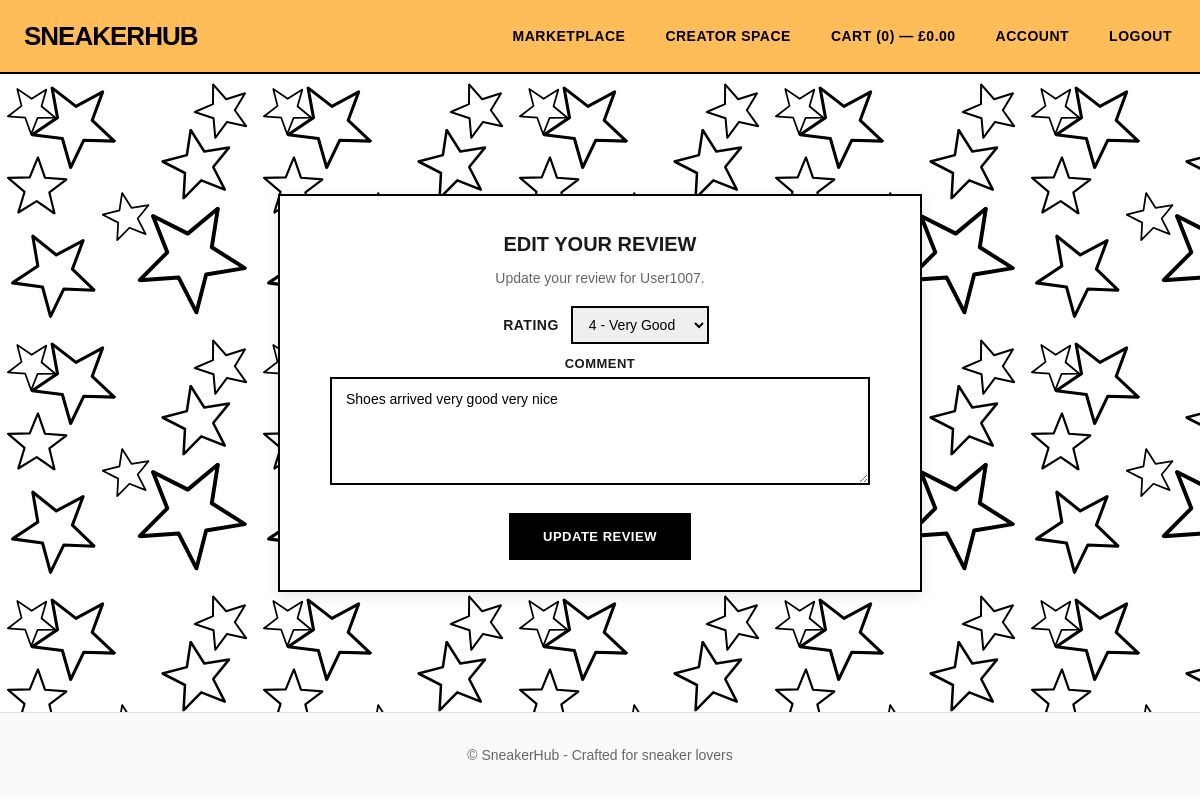
Page /reviews/edit/1/ (signed in) on the committed database.
### reviews/models.py (models this page shows, shortened)
class Review(models.Model):
    reviewed_user = models.ForeignKey('auth.User', on_delete=models.CASCADE)
    reviewer_id = models.ForeignKey('auth.User', on_delete=models.CASCADE, related_name='reviews_made')
    rating = models.PositiveIntegerField()
    comment = models.TextField()
    created_at = models.DateTimeField(auto_now_add=True)
    updated_at = models.DateTimeField(auto_now=True)

### reviews/views.py (the view)
# urls.py: path('edit/<int:review_id>/', views.editReviewView, name='edit_review'),
@login_required
def editReviewView(request, review_id):
    review = Review.objects.get(id=review_id)
    if request.method == 'POST':
        rating = request.POST.get('rating')
        comment = request.POST.get('comment')
        review.rating = rating
        review.comment = comment
        review.save()
        return redirect('publicprofile:public_profile', profile_user=review.reviewed_user.id)
    else:
        context = {
            'review': review,
        }
        return render(request, 'reviews/edit_review.html', context)

### cart/context_processors.py (called while the page is built, shortened)
def cart_totals(request):
    cart = request.session.get('cart', {})
    count = 0
    total = 0.0
    return {'cart': {'count': count, 'total': total}}

### reviews/templates/reviews/edit_review.html (shortened to what this page needs)
{% extends "base.html" %}
{% block content %}
<section class="edit-review-section">
    <div class="container">
        <div class="edit-review-card">
            <div class="edit-review-card-heading">
                <h1>Edit Your Review</h1>
                <p class="muted">Update your review for {{ review.reviewed_user.username|title }}.</p>
            </div>
            <form method="post" action="{% url 'reviews:edit_review' review.id %}" class="edit-review-form">
                <div class="form-group-rating">
                    <label for="rating">Rating</label>
                    <select name="rating" id="rating" required>
                        <option value="4" {% if review.rating == 4 %}selected{% endif %}>4 - Very Good</option>
                    </select>
                </div>
                <div class="form-group">
                    <label for="comment">Comment</label>
                    <textarea name="comment" id="comment" rows="5" required>{{ review.comment }}</textarea>
                </div>
                <button type="submit" class="btn-primary btn-large">Update Review</button>
            </form>
        </div>
    </div>
</section>
<footer class="site-footer" style="margin-top: 0px;">
    <div class="footer-inner">
        <p>&copy; {{ now.year }} SneakerHub - Crafted for sneaker lovers</p>
    </div>
</footer>
{% endblock %}

### static/css/styles.css (style rules this page uses)
body { margin: 0; font-family: Arial, sans-serif; background: white; color: #1a1a1a; }
.container { width: 100%; max-width: 1900px; margin: 0 auto; }
.site-footer { border-top: 1px solid #e5e5e5; background: #fafafa; margin-top: 48px; }
.footer-inner { padding: 20px 0; font-size: 14px; color: #666; text-align: center; }
.btn-primary { display: inline-block; background: #000; color: #fff; padding: 14px 32px; border-radius: 0; text-decoration: none; font-weight: 900; border: 2px solid #000; cursor: pointer; text-transform: uppercase; letter-spacing: 0.5px; font-size: 13px; transition: all 0.3s ease; margin-bottom: 10px; }
.add-review-section, .edit-review-section { text-align: center; background-image: url('../images/reviewbgtile.svg'); background-repeat: repeat; padding: 100px 20px; }
.add-review-card, .edit-review-card { border: 2px solid #000; border-radius: 0; padding: 20px; background: #fff; max-width: 600px; margin: 20px auto 20px auto; box-shadow: 0 4px 16px rgba(0,0,0,0.1); }
.add-review-card-heading h1, .edit-review-card-heading h1 { font-size: 20px; font-weight: 900; text-transform: uppercase; margin-bottom: 12px; }
.add-review-card-heading p, .edit-review-card-heading p { color: #666; font-size: 14px; margin-bottom: 20px; }
.add-review-form, .edit-review-form { display: flex; flex-direction: column; gap: 12px; }
.add-review-form label, .edit-review-form label { display: block; margin-bottom: 6px; font-weight: 700; text-transform: uppercase; letter-spacing: 0.5px; font-size: 13px; }
.add-review-form textarea, .edit-review-form textarea { width: 90%; padding: 12px 14px; border: 2px solid #000; border-radius: 0; font-size: 14px; box-sizing: border-box; font-family: inherit; transition: all 0.3s ease; resize: vertical; min-height: 100px; }
.add-review-form .btn-primary, .edit-review-form .btn-primary { margin-top: 12px; align-self: center; }
.form-group-rating { display: flex; align-items: center; gap: 12px; margin: 0 auto; }
.form-group-rating label { margin: 0px 0px 0px 12px; font-size: 14px; }
.form-group-rating select { padding: 8px 12px; border: 2px solid #000; font-size: 14px; transition: all 0.3s ease; }

### rows in the picture
Review: reviewed_user.username "User1007", rating "4 - Very Good", comment "Shoes arrived very good very nice"

### other values in the picture
{{ cart.count|default:0 }} "0"
{{ cart.total|default:0|floatformat:2 }} "0.00"
